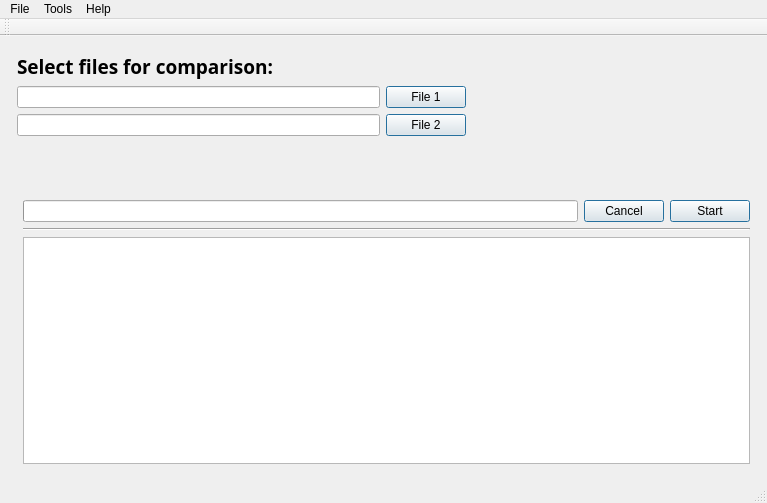
<?xml version="1.0" encoding="UTF-8"?>
<ui version="4.0">
 <class>MainWindow</class>
 <widget class="QMainWindow" name="MainWindow">
  <property name="geometry">
   <rect>
    <x>0</x>
    <y>0</y>
    <width>767</width>
    <height>503</height>
   </rect>
  </property>
  <property name="minimumSize">
   <size>
    <width>767</width>
    <height>503</height>
   </size>
  </property>
  <property name="windowTitle">
   <string>LEGION Programming - Plagiarism Checker</string>
  </property>
  <property name="windowOpacity">
   <double>1.000000000000000</double>
  </property>
  <property name="autoFillBackground">
   <bool>false</bool>
  </property>
  <property name="styleSheet">
   <string notr="true">QMainWindow {background: url(:/Pictures/background.jpg);}</string>
  </property>
  <property name="documentMode">
   <bool>false</bool>
  </property>
  <property name="tabShape">
   <enum>QTabWidget::Rounded</enum>
  </property>
  <widget class="QWidget" name="centralWidget">
   <property name="minimumSize">
    <size>
     <width>681</width>
     <height>442</height>
    </size>
   </property>
   <layout class="QHBoxLayout" name="horizontalLayout_8">
    <item>
     <layout class="QVBoxLayout" name="verticalLayout_7" stretch="0,0">
      <property name="leftMargin">
       <number>6</number>
      </property>
      <property name="topMargin">
       <number>6</number>
      </property>
      <property name="rightMargin">
       <number>6</number>
      </property>
      <property name="bottomMargin">
       <number>6</number>
      </property>
      <item>
       <layout class="QHBoxLayout" name="horizontalLayout_7">
        <item>
         <layout class="QHBoxLayout" name="horizontalLayout_6">
          <item>
           <layout class="QHBoxLayout" name="horizontalLayout_5">
            <item>
             <layout class="QVBoxLayout" name="verticalLayout_5">
              <item>
               <layout class="QVBoxLayout" name="verticalLayout_2">
                <item alignment="Qt::AlignBottom">
                 <widget class="QLabel" name="label_fileSelect">
                  <property name="font">
                   <font>
                    <family>Courier 10 Pitch</family>
                    <pointsize>14</pointsize>
                    <weight>75</weight>
                    <italic>false</italic>
                    <bold>true</bold>
                    <strikeout>false</strikeout>
                   </font>
                  </property>
                  <property name="frameShape">
                   <enum>QFrame::NoFrame</enum>
                  </property>
                  <property name="frameShadow">
                   <enum>QFrame::Plain</enum>
                  </property>
                  <property name="text">
                   <string>Select files for comparison:</string>
                  </property>
                  <property name="scaledContents">
                   <bool>false</bool>
                  </property>
                  <property name="margin">
                   <number>-2</number>
                  </property>
                  <property name="indent">
                   <number>0</number>
                  </property>
                  <property name="openExternalLinks">
                   <bool>false</bool>
                  </property>
                 </widget>
                </item>
                <item>
                 <layout class="QVBoxLayout" name="verticalLayout">
                  <item>
                   <layout class="QHBoxLayout" name="horizontalLayout">
                    <item>
                     <widget class="QLineEdit" name="lineEdit_1">
                      <property name="styleSheet">
                       <string notr="true">QLineEdit {background: '#C0C0C0'; color: black;}</string>
                      </property>
                     </widget>
                    </item>
                    <item>
                     <widget class="QPushButton" name="pushButton_file1">
                      <property name="cursor">
                       <cursorShape>PointingHandCursor</cursorShape>
                      </property>
                      <property name="contextMenuPolicy">
                       <enum>Qt::DefaultContextMenu</enum>
                      </property>
                      <property name="acceptDrops">
                       <bool>false</bool>
                      </property>
                      <property name="toolTip">
                       <string>Open file browser</string>
                      </property>
                      <property name="statusTip">
                       <string>Open file browser</string>
                      </property>
                      <property name="text">
                       <string>File 1</string>
                      </property>
                      <property name="default">
                       <bool>true</bool>
                      </property>
                      <property name="flat">
                       <bool>false</bool>
                      </property>
                     </widget>
                    </item>
                   </layout>
                  </item>
                  <item>
                   <layout class="QHBoxLayout" name="horizontalLayout_2">
                    <item>
                     <widget class="QLineEdit" name="lineEdit_2">
                      <property name="styleSheet">
                       <string notr="true">QLineEdit {background: '#C0C0C0';}</string>
                      </property>
                     </widget>
                    </item>
                    <item>
                     <widget class="QPushButton" name="pushButton_file2">
                      <property name="cursor">
                       <cursorShape>PointingHandCursor</cursorShape>
                      </property>
                      <property name="toolTip">
                       <string>Open file browser</string>
                      </property>
                      <property name="statusTip">
                       <string>Open file browser</string>
                      </property>
                      <property name="text">
                       <string>File 2</string>
                      </property>
                      <property name="default">
                       <bool>true</bool>
                      </property>
                     </widget>
                    </item>
                   </layout>
                  </item>
                 </layout>
                </item>
               </layout>
              </item>
              <item>
               <spacer name="verticalSpacer">
                <property name="orientation">
                 <enum>Qt::Vertical</enum>
                </property>
                <property name="sizeType">
                 <enum>QSizePolicy::Fixed</enum>
                </property>
                <property name="sizeHint" stdset="0">
                 <size>
                  <width>388</width>
                  <height>58</height>
                 </size>
                </property>
               </spacer>
              </item>
             </layout>
            </item>
           </layout>
          </item>
         </layout>
        </item>
        <item>
         <layout class="QVBoxLayout" name="verticalLayout_6">
          <item>
           <widget class="QLabel" name="logo">
            <property name="toolTip">
             <string>https://sites.google.com/lcmail.lcsc.edu/legionprogramming/home</string>
            </property>
            <property name="statusTip">
             <string>https://sites.google.com/lcmail.lcsc.edu/legionprogramming/home</string>
            </property>
            <property name="whatsThis">
             <string>&lt;html&gt;&lt;head/&gt;&lt;body&gt;&lt;p&gt;&lt;a href=&quot;https://www.legionprogramming.com&quot;&gt;&lt;span style=&quot; text-decoration: underline; color:#0000ff;&quot;&gt;Legion Programming&lt;/span&gt;&lt;/a&gt;&lt;/p&gt;&lt;/body&gt;&lt;/html&gt;</string>
            </property>
            <property name="accessibleName">
             <string/>
            </property>
            <property name="text">
             <string/>
            </property>
            <property name="pixmap">
             <pixmap resource="myresources.qrc">:/Pictures/logo.png</pixmap>
            </property>
            <property name="scaledContents">
             <bool>true</bool>
            </property>
           </widget>
          </item>
          <item>
           <spacer name="verticalSpacer_2">
            <property name="orientation">
             <enum>Qt::Vertical</enum>
            </property>
            <property name="sizeType">
             <enum>QSizePolicy::Fixed</enum>
            </property>
            <property name="sizeHint" stdset="0">
             <size>
              <width>278</width>
              <height>13</height>
             </size>
            </property>
           </spacer>
          </item>
         </layout>
        </item>
       </layout>
      </item>
      <item>
       <layout class="QVBoxLayout" name="verticalLayout_4">
        <property name="leftMargin">
         <number>6</number>
        </property>
        <item>
         <layout class="QHBoxLayout" name="horizontalLayout_3">
          <item>
           <widget class="QProgressBar" name="progressBar">
            <property name="acceptDrops">
             <bool>false</bool>
            </property>
            <property name="accessibleName">
             <string/>
            </property>
            <property name="layoutDirection">
             <enum>Qt::LeftToRight</enum>
            </property>
            <property name="autoFillBackground">
             <bool>false</bool>
            </property>
            <property name="styleSheet">
             <string notr="true">QProgressBar{background: '#666666'; color: white;}</string>
            </property>
            <property name="minimum">
             <number>0</number>
            </property>
            <property name="value">
             <number>0</number>
            </property>
            <property name="textVisible">
             <bool>true</bool>
            </property>
            <property name="orientation">
             <enum>Qt::Horizontal</enum>
            </property>
            <property name="invertedAppearance">
             <bool>false</bool>
            </property>
            <property name="textDirection">
             <enum>QProgressBar::TopToBottom</enum>
            </property>
            <property name="format">
             <string>%p%</string>
            </property>
           </widget>
          </item>
          <item>
           <widget class="QPushButton" name="pushButton_cancel">
            <property name="cursor">
             <cursorShape>PointingHandCursor</cursorShape>
            </property>
            <property name="toolTip">
             <string>Cancle process</string>
            </property>
            <property name="statusTip">
             <string>Cancle process</string>
            </property>
            <property name="text">
             <string>Cancel</string>
            </property>
            <property name="default">
             <bool>true</bool>
            </property>
           </widget>
          </item>
          <item>
           <widget class="QPushButton" name="pushButton_start">
            <property name="cursor">
             <cursorShape>PointingHandCursor</cursorShape>
            </property>
            <property name="toolTip">
             <string>Start process</string>
            </property>
            <property name="statusTip">
             <string>Start process</string>
            </property>
            <property name="text">
             <string>Start</string>
            </property>
            <property name="autoDefault">
             <bool>false</bool>
            </property>
            <property name="default">
             <bool>true</bool>
            </property>
            <property name="flat">
             <bool>false</bool>
            </property>
           </widget>
          </item>
         </layout>
        </item>
        <item>
         <layout class="QHBoxLayout" name="horizontalLayout_4">
          <item>
           <layout class="QVBoxLayout" name="verticalLayout_3">
            <item>
             <widget class="Line" name="line">
              <property name="orientation">
               <enum>Qt::Horizontal</enum>
              </property>
             </widget>
            </item>
            <item>
             <widget class="QTextBrowser" name="textBrowser_results">
              <property name="styleSheet">
               <string notr="true">QTextBrowser {background: '#C0C0C0';}</string>
              </property>
             </widget>
            </item>
           </layout>
          </item>
         </layout>
        </item>
       </layout>
      </item>
     </layout>
    </item>
   </layout>
  </widget>
  <widget class="QMenuBar" name="menuBar">
   <property name="geometry">
    <rect>
     <x>0</x>
     <y>0</y>
     <width>767</width>
     <height>22</height>
    </rect>
   </property>
   <widget class="QMenu" name="menuFile">
    <property name="toolTip">
     <string/>
    </property>
    <property name="statusTip">
     <string/>
    </property>
    <property name="title">
     <string>File</string>
    </property>
    <addaction name="actionImport_Library"/>
    <addaction name="actionClose_Aplication"/>
   </widget>
   <widget class="QMenu" name="menuOptions">
    <property name="title">
     <string>Tools</string>
    </property>
    <addaction name="separator"/>
    <addaction name="separator"/>
    <addaction name="actionSearch_checking"/>
    <addaction name="separator"/>
    <addaction name="actionSyntax"/>
    <addaction name="actionSource_Code"/>
    <addaction name="actionCases_IF"/>
    <addaction name="actionLibrary_Usage"/>
    <addaction name="actionVariable_Names"/>
    <addaction name="actionComment_Blocks"/>
    <addaction name="actionLoop_Structure_Index"/>
   </widget>
   <widget class="QMenu" name="menuHelp">
    <property name="title">
     <string>Help</string>
    </property>
    <widget class="QMenu" name="menuAbout_Us">
     <property name="title">
      <string>About Us</string>
     </property>
     <addaction name="actionWebPage"/>
    </widget>
    <addaction name="actionDonate"/>
    <addaction name="menuAbout_Us"/>
   </widget>
   <addaction name="menuFile"/>
   <addaction name="menuOptions"/>
   <addaction name="menuHelp"/>
  </widget>
  <widget class="QStatusBar" name="statusBar"/>
  <widget class="QToolBar" name="toolBar">
   <property name="windowTitle">
    <string>toolBar</string>
   </property>
   <attribute name="toolBarArea">
    <enum>TopToolBarArea</enum>
   </attribute>
   <attribute name="toolBarBreak">
    <bool>false</bool>
   </attribute>
  </widget>
  <action name="actionClose_Aplication">
   <property name="text">
    <string>Exit</string>
   </property>
  </action>
  <action name="actionSave_results_to">
   <property name="text">
    <string>Save As...</string>
   </property>
  </action>
  <action name="actionSearch_checking">
   <property name="enabled">
    <bool>false</bool>
   </property>
   <property name="text">
    <string>Search checking</string>
   </property>
   <property name="font">
    <font>
     <weight>75</weight>
     <bold>true</bold>
     <kerning>true</kerning>
    </font>
   </property>
  </action>
  <action name="actionComment_Blocks">
   <property name="checkable">
    <bool>true</bool>
   </property>
   <property name="checked">
    <bool>true</bool>
   </property>
   <property name="text">
    <string>Comment / Blocks</string>
   </property>
  </action>
  <action name="actionSource_Code">
   <property name="checkable">
    <bool>true</bool>
   </property>
   <property name="checked">
    <bool>true</bool>
   </property>
   <property name="text">
    <string>Source Code</string>
   </property>
  </action>
  <action name="actionVariable_Names">
   <property name="checkable">
    <bool>true</bool>
   </property>
   <property name="checked">
    <bool>true</bool>
   </property>
   <property name="text">
    <string>Variable Names</string>
   </property>
  </action>
  <action name="actionSyntax">
   <property name="checkable">
    <bool>true</bool>
   </property>
   <property name="checked">
    <bool>true</bool>
   </property>
   <property name="text">
    <string>Syntax</string>
   </property>
  </action>
  <action name="actionCases_IF">
   <property name="checkable">
    <bool>true</bool>
   </property>
   <property name="checked">
    <bool>true</bool>
   </property>
   <property name="text">
    <string>Flow control</string>
   </property>
  </action>
  <action name="actionLoop_Structure_Index">
   <property name="checkable">
    <bool>true</bool>
   </property>
   <property name="checked">
    <bool>true</bool>
   </property>
   <property name="text">
    <string>Loop Structure Index</string>
   </property>
  </action>
  <action name="actionLibrary_Usage">
   <property name="checkable">
    <bool>true</bool>
   </property>
   <property name="checked">
    <bool>true</bool>
   </property>
   <property name="text">
    <string>Library Usage</string>
   </property>
  </action>
  <action name="actionWebPage">
   <property name="text">
    <string>Home WebPage</string>
   </property>
   <property name="iconText">
    <string>https://sites.google.com/lcmail.lcsc.edu/legionprogramming/home</string>
   </property>
   <property name="toolTip">
    <string>https://sites.google.com/lcmail.lcsc.edu/legionprogramming/home</string>
   </property>
   <property name="font">
    <font>
     <underline>true</underline>
    </font>
   </property>
  </action>
  <action name="actionImport_Library">
   <property name="text">
    <string>Import...</string>
   </property>
  </action>
  <action name="actionDonate">
   <property name="text">
    <string>Donate</string>
   </property>
   <property name="iconText">
    <string>https://sites.google.com/lcmail.lcsc.edu/legionprogramming/donate</string>
   </property>
   <property name="toolTip">
    <string>https://sites.google.com/lcmail.lcsc.edu/legionprogramming/donate</string>
   </property>
  </action>
 </widget>
 <layoutdefault spacing="6" margin="11"/>
 <resources>
  <include location="myresources.qrc"/>
 </resources>
 <connections/>
</ui>
